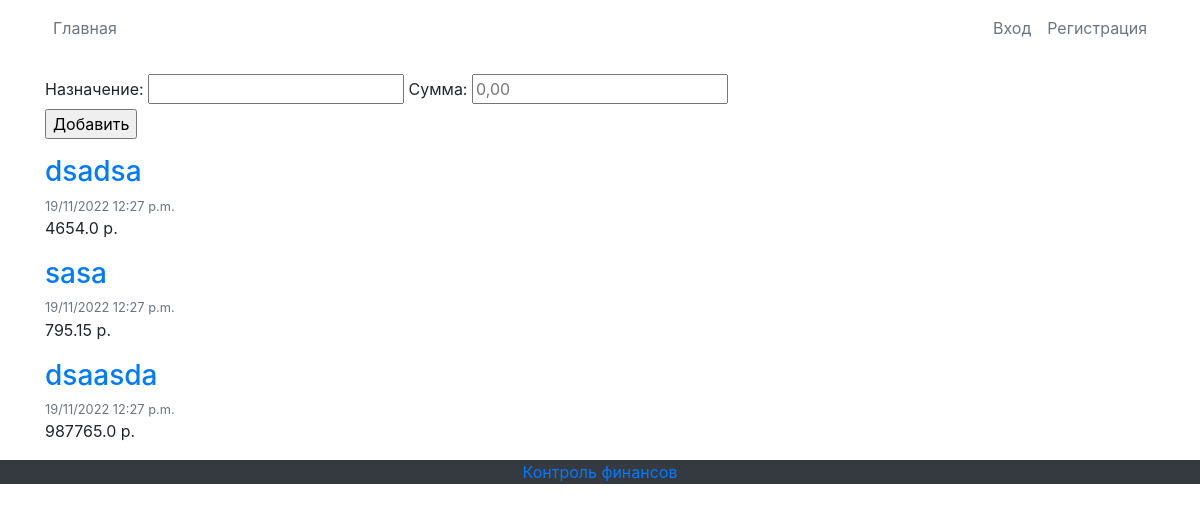
The app's page /, older data.
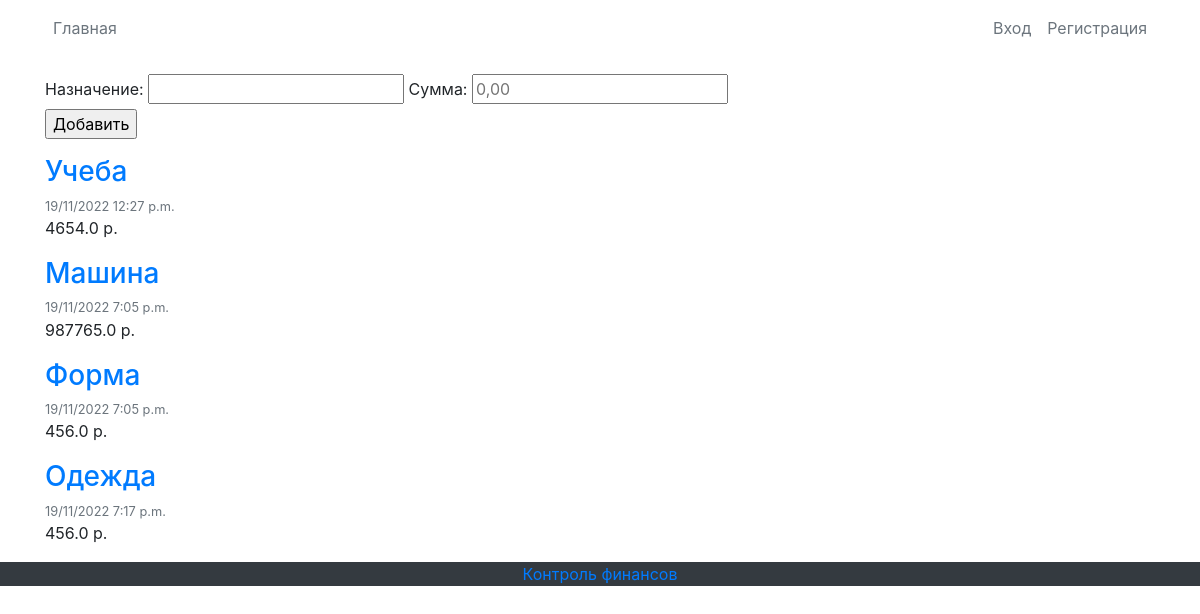
The same page, newer data.
### my_site/models.py (models this page shows, shortened)
class Post(models.Model):
    title = models.CharField(max_length=100, verbose_name="На что")
    content = models.FloatField(verbose_name="Сколько")
    date_posted = models.DateTimeField(auto_now_add=True, verbose_name='Дата')

### my_site/views.py (the view)
# urls.py: 2. Add a URL to urlpatterns:  path('', views.home, name='home')
def home(request):
    context = {
        'posts': Post.objects.all()
    }
    return render(request, 'my_site/home.html', context)

### templates/my_site/home.html (shortened to what this page needs)
﻿{% extends "my_site/base.html" %}
{% block content %}
    <form method="POST">
        <label for="title">Назначение: </label>
            <input id="title" type="text" name="title" value='{{ posts.title }}'>
        <label for="content">Сумма: </label>
            <input id="content" type="number" step="0.01" min="0" placeholder="0,00" name="content" value='{{ posts.content }}'>
            <input type="submit" value="Добавить">
    </form>
    {% for post in posts %}
        <article class="media content-section">
          <div class="media-body">
            <h3><a class="article-title" href="#">{{ post.title }}</a></h3>
              <div class="article-metadata">
              <small class="text-muted">{{ post.date_posted|date:'d/m/Y f a'}} </small>
              </div>
            <p class="article-content">{{ post.content }} р.</p>
               <div class="col-md-4">
          </div>
        </article>
    {% endfor %}
{% endblock content %}

Row changes from the older to the newer data that the page shows:
removed Post: title "sasa", date_posted "19/11/2022 12:27 p.m.", content "795.15"
removed Post: title "dsaasda", date_posted "19/11/2022 12:27 p.m.", content "987765.0"
changed Post: title "dsadsa" → "Учеба"
added Post: title "Машина", date_posted "19/11/2022 7:05 p.m.", content "987765.0"
added Post: title "Форма", date_posted "19/11/2022 7:05 p.m.", content "456.0"
added Post: title "Одежда", date_posted "19/11/2022 7:17 p.m.", content "456.0"
